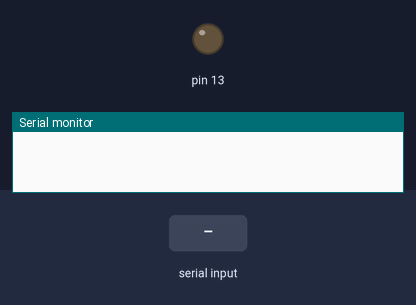
The sketch below on a simulated Arduino Uno, built with avr-gcc and run on an emulated ATmega328P. On the bench: output pins drawn as LEDs (lit = HIGH), the last lines printed to the serial monitor. The inputs (shaded band) are chosen by the test bench.

Above: at 1.2 s.
1.3 s: "1" received over the second serial link
At 1.8 s:
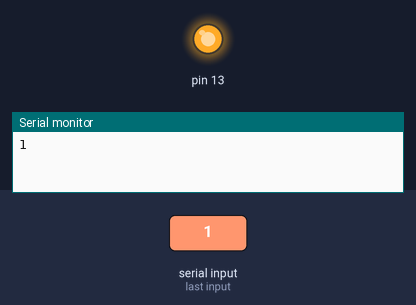
2.8 s: "0" received over the second serial link
At 4.2 s:
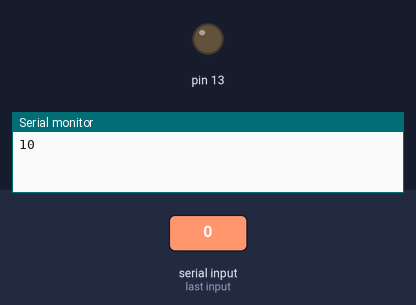
Timing chart, 0 to 5.8 s (numbered marks = the images above; inputs shaded):
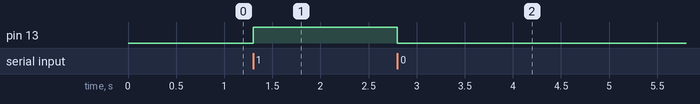

Measured:
- after the input at 1.3 s, pin 13: LOW → HIGH at once
- after the input at 2.8 s, pin 13: HIGH → LOW at once

The sketch:

AtCommandSetup.ino
```cpp
/* utilisation d'un module Bluetooth HC-05
 *  et d'une liaison série avec le PC
 *  de plus nous pilotons la led
 *  en envoyant 1 depuis le terminal Android sur le module bluetooth on allume la led
 *  en envoyant 0, on éteint la led
*
* cablage du module Bluetooth
* module  -> arduino
* VCC     –> +5V
* GND     –>  GND
* TXD     –> Pin 4 RX des digital IO
* RXD     –> Pin 5 TX des digital IO
*
*/

/* nous utilisons une liaison série virtuelle pour le module bluetooth */
#include <SoftwareSerial.h>   // Software Serial Port
#define RxD 11              // Pin 4 pour la réception dans l'arduino
#define TxD 10                 // Pin 5 pour l'émission de l'arduino
SoftwareSerial BTSerie(RxD,TxD);

void setup() {
  // initialisation de la liaison série avec le PC à la vitesse de 9600 bauds
  Serial.begin(9600);

  // Configuration du module bluetooth à 9600 bauds, la vitesse du module par défaut
  pinMode(RxD, INPUT);
  pinMode(TxD, OUTPUT);
  BTSerie.begin(9600);

  // configuration de la broche de la led en sortie
  pinMode(13, OUTPUT);


}

// dans la boucle principale nous faisons le relai entre le PC et le module bluetooth : les caractères envoyés depuis le terminal Android sont recopiés sur le mode terminal du PC pour visualisation.
void loop() {
  char recvChar;
  //On lit caractere par caractere sur le BTSerie et on affiche sur le Terminal Serie
  if (BTSerie.available()) {
    recvChar = BTSerie.read();
    Serial.write(recvChar);     // cette ligne n'est pas indispensable, mais elle peut aider au debugage pour vérifier que le module Android envoie correctement les caractères 0 et 1

   // teste du caractère reçu
   if (recvChar=='1'){          // s'il est à 1 on allume la led
      digitalWrite(13,HIGH);
    }
    if (recvChar=='0'){         // s'il est a 0 on eteint la led
      digitalWrite(13,LOW);
    }
  }
}
```
